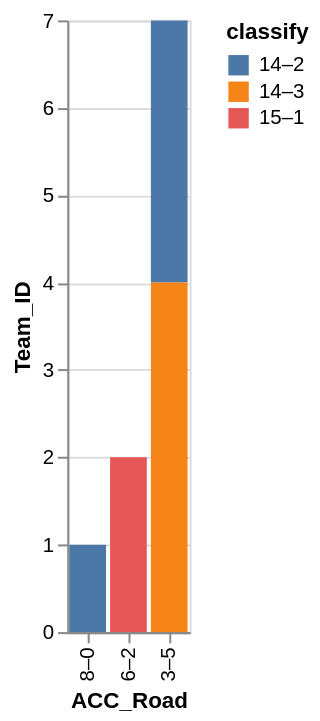

Write the Vega-Lite specification saved for this chart.
### Vega-Lite specification from a JSON file in a GitHub repository (floating-point values rounded to 4 significant figures)
{"data": {"values": [{"x_data": "8–0", "y_data": 1, "classify": "14–2"}, {"x_data": "6–2", "y_data": 0, "classify": "14–2"}, {"x_data": "3–5", "y_data": 3, "classify": "14–2"}, {"x_data": "8–0", "y_data": 0, "classify": "14–3"}, {"x_data": "6–2", "y_data": 0, "classify": "14–3"}, {"x_data": "3–5", "y_data": 4, "classify": "14–3"}, {"x_data": "8–0", "y_data": 0, "classify": "15–1"}, {"x_data": "6–2", "y_data": 2, "classify": "15–1"}, {"x_data": "3–5", "y_data": 0, "classify": "15–1"}]}, "mark": "bar", "encoding": {"x": {"field": "x_data", "type": "nominal", "title": "ACC_Road", "sort": "descending"}, "y": {"field": "y_data", "type": "quantitative", "title": "Team_ID"}, "color": {"field": "classify"}}}
